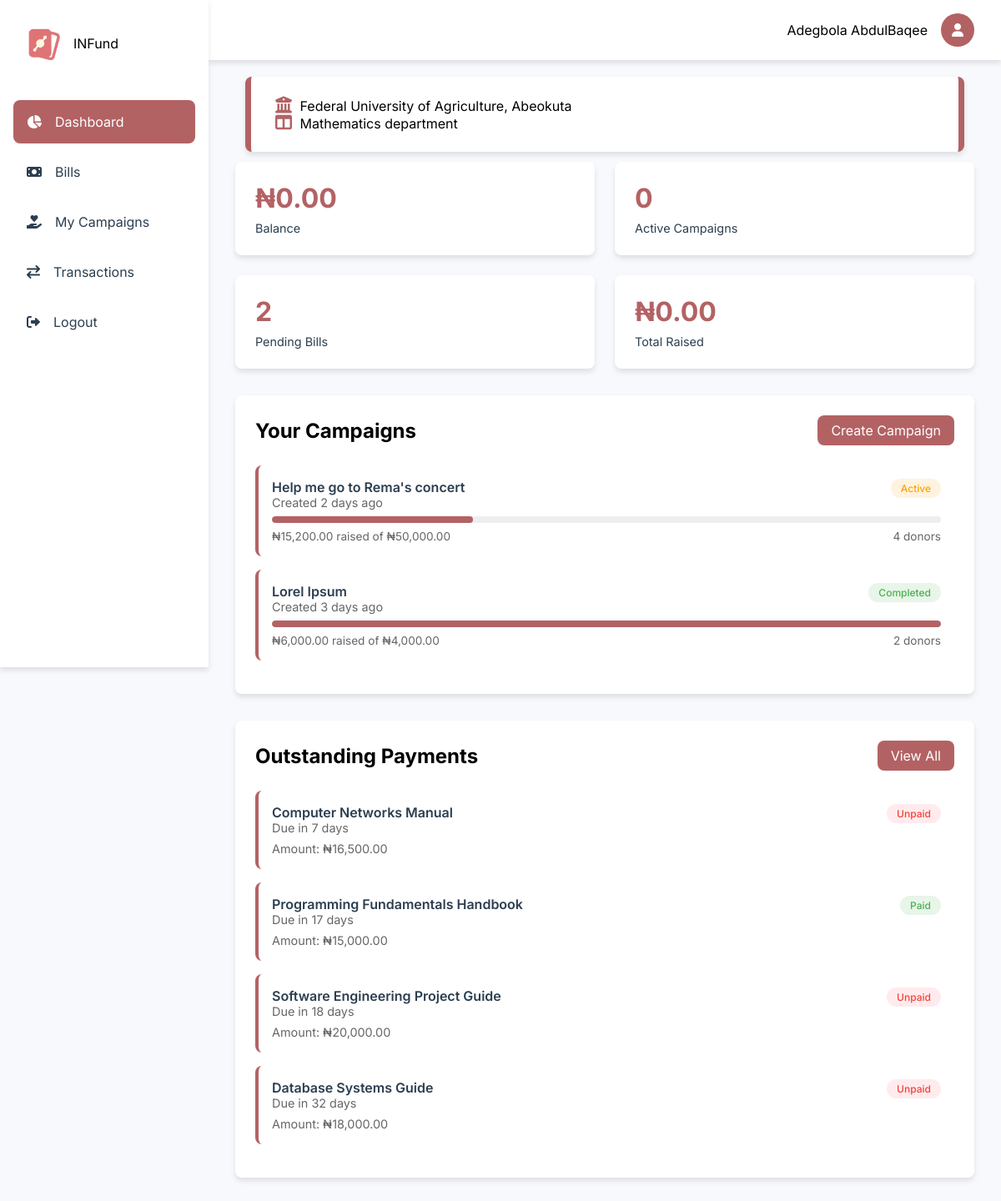
Screenshot of /dashboard/overview (signed in) with the database file from the repository.
### tables this page shows
CREATE TABLE `users` (
  `id` int(11) NOT NULL,
  `fullname` varchar(1000) NOT NULL,
  `email` varchar(200) DEFAULT NULL,
  `balance` decimal(15,2) NOT NULL DEFAULT 0.00,
  `username` varchar(30) NOT NULL,
  `phone` varchar(30) DEFAULT NULL,
  `dob` varchar(200) DEFAULT NULL,
  `country` varchar(200) DEFAULT NULL,
  `state` varchar(1000) DEFAULT NULL,
  `university` varchar(1000) DEFAULT NULL,
  `faculty` varchar(1000) DEFAULT NULL,
  `department` varchar(1000) DEFAULT NULL,
  `matric_no` varchar(1000) NOT NULL,
  `password` varchar(1000) DEFAULT NULL,
  `level` varchar(200) NOT NULL DEFAULT '100',
  `bank_id` varchar(200) DEFAULT NULL,
  `bank_account_name` varchar(200) DEFAULT NULL,
  `account_number` int(30) DEFAULT NULL,
  `created_at` varchar(1000) DEFAULT current_timestamp(),
  `last_login` varchar(1000) DEFAULT current_timestamp(),
  `gender` varchar(1000) DEFAULT NULL
);

CREATE TABLE `universities` (
  `id` bigint(20) UNSIGNED NOT NULL,
  `abbreviation` varchar(10) NOT NULL,
  `name` varchar(255) NOT NULL,
  `type` enum('Federal','State','Uniformed','Private') NOT NULL,
  `country` varchar(50) DEFAULT 'Nigeria'
);

CREATE TABLE `campaigns` (
  `id` int(11) NOT NULL,
  `title` varchar(255) NOT NULL,
  `description` text NOT NULL,
  `impact` text DEFAULT NULL,
  `importance` text DEFAULT NULL,
  `uid` int(11) NOT NULL,
  `goal_amount` decimal(15,2) NOT NULL,
  `amount_raised` decimal(15,2) DEFAULT 0.00,
  `start_date` date NOT NULL,
  `end_date` date NOT NULL,
  `status` enum('active','completed','cancelled') DEFAULT 'active',
  `created_at` timestamp NOT NULL DEFAULT current_timestamp(),
  `updated_at` timestamp NOT NULL DEFAULT current_timestamp() ON UPDATE current_timestamp(),
  `image1` varchar(1000) NOT NULL,
  `image2` varchar(1000) DEFAULT NULL,
  `image3` varchar(1000) DEFAULT NULL,
  `image4` varchar(1000) DEFAULT NULL
);

CREATE TABLE `bills` (
  `id` int(11) NOT NULL,
  `creator_id` int(11) NOT NULL,
  `name` varchar(255) NOT NULL,
  `university` varchar(255) NOT NULL,
  `faculty` varchar(255) NOT NULL,
  `department` varchar(1000) NOT NULL,
  `level` varchar(255) NOT NULL,
  `matric_no` varchar(255) NOT NULL,
  `price` decimal(10,2) NOT NULL,
  `start_date` date DEFAULT NULL,
  `end_date` date DEFAULT NULL,
  `created_at` timestamp NOT NULL DEFAULT current_timestamp()
);

CREATE TABLE `payments` (
  `id` int(11) NOT NULL,
  `uid` int(11) NOT NULL,
  `reference_id` varchar(1000) DEFAULT NULL,
  `bill_id` int(11) NOT NULL,
  `student_id` int(11) NOT NULL,
  `total_amount` decimal(10,2) NOT NULL,
  `amount_paid` decimal(10,2) DEFAULT 0.00,
  `status` enum('Unpaid','Partially Paid','Paid') NOT NULL DEFAULT 'Unpaid',
  `last_payment_date` date DEFAULT NULL,
  `created_at` timestamp NOT NULL DEFAULT current_timestamp(),
  `updated_at` timestamp NOT NULL DEFAULT current_timestamp() ON UPDATE current_timestamp()
);

### includes/get_universities.php (called while the page is built, shortened)
<?php
function get_university($abbr)
{
    global $conn;
    $stmt = $conn->prepare("SELECT * FROM universities WHERE abbreviation=?");
    $stmt->bind_param("s", $abbr);
    $stmt->execute();
    $result = $stmt->get_result();
    $university = [];
    while ($row = $result->fetch_assoc()) {
        $university[] = $row;
    }
    return $university;
}

### includes/user/functions.php (the view, shortened to what this page needs)
<?php
function getUserDetails(string $email): array
{
    global $conn;
    if (strpos($email, "@")) {
        $query = "SELECT * FROM users WHERE email = ?";
    } else {
        $query = "SELECT * FROM users WHERE id = ?";
    }
    $stmt = $conn->prepare($query);
    $stmt->bind_param("s", $email);
    $stmt->execute();
    $result = $stmt->get_result();
    $data = $result->fetch_assoc();
    return $data;
}
function getCampaignsByUserId($user_id)
{
    global $conn;
    $sql = "SELECT c.*,
            (SELECT COUNT(*) FROM donations WHERE campaign_id = c.id) as donor_count,
            (SELECT SUM(amount) FROM donations WHERE campaign_id = c.id) as total_donations
            FROM campaigns c
            WHERE c.uid = ?
            ORDER BY c.created_at DESC";
    $stmt = $conn->prepare($sql);
    $stmt->bind_param("i", $user_id);
    $stmt->execute();
    $result = $stmt->get_result();
    return $result;
}
function displayCampaignSection($campaigns)
{
    $output = '';
    if ($campaigns->num_rows > 0) {
        while ($campaign = $campaigns->fetch_assoc()) {
            $progress = ($campaign['amount_raised'] / $campaign['goal_amount']) * 100;
            $progress = min(100, $progress);
            $created_date = new DateTime($campaign['created_at']);
            $now = new DateTime();
            $interval = $created_date->diff($now);
            $time_ago = formatTimeAgo($interval);
            $badge_class = ($campaign['status'] === 'completed') ? 'badge-success' : 'badge-warning';
            $status_text = ucfirst($campaign['status']);
            $output .= sprintf(
                '
                <div class="campaign-card" onclick="window.location.href=\'campaign?id=%d\'">
                    <div class="campaign-header">
                        <div>
                            <div class="campaign-title">%s</div>
                            <div class="campaign-meta">Created %s</div>
                        </div>
                        <span class="badge %s">%s</span>
                    </div>
                    <div class="progress-bar">
                        <div class="progress-fill" style="width: %d%%"></div>
                    </div>
                    <div class="campaign-stats">
                        <span>₦%s raised of ₦%s</span>
                        <span>%d donors</span>
                    </div>
                </div>',
                $campaign['id'],
                htmlspecialchars($campaign['title']),
                $time_ago,
                $badge_class,
                $status_text,
                $progress,
                number_format($campaign['amount_raised'], 2),
                number_format($campaign['goal_amount'], 2),
                $campaign['donor_count']
            );
        }
    }
    return $output;
}
function formatTimeAgo($interval)
{
    if ($interval->d >= 1) return $interval->d . ' day' . ($interval->d > 1 ? 's' : '') . ' ago';
    return 'just now';
}
function getCampaignStats($campaigns)
{
    $stats = [
        'total_raised' => 0,
        'active_campaigns' => 0
    ];
    if ($row = $campaigns->fetch_assoc()) {
        $stats['total_raised'] = $row['total_raised'] ?? 0;
        $stats['active_campaigns'] = $row['active_campaigns'] ?? 0;
    }
    return $stats;
}
?>

### includes/user/nav.php (shortened to what this page needs)
<?php
include '../config/config.php';
include '../includes/user/functions.php';
$my_details = getUserDetails($_SESSION["user_id"]);
?>
<!DOCTYPE html>
<html lang="en">
<head>
    <link href="https://cdnjs.cloudflare.com/ajax/libs/toastr.js/latest/css/toastr.min.css" rel="stylesheet" />
    <link rel="stylesheet" href="https://cdnjs.cloudflare.com/ajax/libs/font-awesome/6.0.0/css/all.min.css">
    <link rel="stylesheet" href="../assets/css/user/nav.css">
</head>
<body>
    <div class="container">
        <nav class="sidenav">
            <div class="logo">
                <img src="../assets/images/static/logo.png" alt="Logo">
                <span>INFund</span>
            </div>
            <ul class="nav-links">
                <li class="nav-item">
                    <a href="./overview" class="nav-link <?= isset($page) && $page == 'Overview' ? 'active' : ''; ?>">
                        <i class="fas fa-chart-pie"></i>
                        <span>Dashboard</span>
                    </a>
                </li>
                <li class="nav-item">
                    <a href="./bills" class="nav-link <?= isset($page) && $page == 'Bills' ? 'active' : ''; ?>">
                        <i class="fas fa-money-bill"></i>
                        <span>Bills</span>
                    </a>
                </li>
                <li class="nav-item">
                    <a href="./campaigns" class="nav-link <?= isset($page) && $page == 'Campaigns' ? 'active' : ''; ?>">
                        <i class="fas fa-hand-holding-heart"></i>
                        <span>My Campaigns</span>
                    </a>
                </li>
                <li class="nav-item">
                    <a href="./transactions" class="nav-link <?= isset($page) && $page == 'Transactions' ? 'active' : ''; ?>">
                        <i class="fas fa-exchange"></i>
                        <span>Transactions</span>
                    </a>
                </li>
                <li class="nav-item">
                    <a href="./logout" class="nav-link ">
                        <i class="fas fa-sign-out-alt"></i>
                        <span>Logout</span>
                    </a>
                </li>
            </ul>
        </nav>
        <div class="topnav">
            <div class="user-profile">
                <span><?php echo $my_details['fullname']; ?></span>
                <a href="./profile">
                    <div class="avatar">
                        <i class="fas fa-user"></i>
                    </div>
                </a>
            </div>
        </div>

### dashboard/overview.php (shortened to what this page needs)
<?php
$page = "Overview";
include '../config/config.php';
include '../includes/get_universities.php';
include '../includes/user/get_bills.php';
include '../includes/user/nav.php';
$university = get_university($my_details['university']);
$campaigns = getCampaignsByUserId($_SESSION['user_id']);
$campaign_stats = getCampaignStats($campaigns);
?>
<main class="main-content">
    <div class="server-details">
        <i class="fas fa-university"></i> <?php
                                            if (!empty($university)) {
                                                $university_name = $university[0]['name'];
                                                echo $university_name;
                                            } else {
                                                echo "No university found with the abbreviation: " . $abbreviation;
                                            } ?>
        <br>
        <i class="fas fa-columns"></i> <?php echo $my_details['department']; ?> department
    </div>
    <div class="cards-grid">
        <div class="card">
            <h2>₦<?php echo $my_details['balance']; ?></h2>
            <p>Balance </p>
        </div>
        <div class="card">
            <h2><?php echo $campaign_stats['active_campaigns']; ?></h2>
            <p>Active Campaigns</p>
        </div>
        <div class="card">
            <h2>2</h2>
            <p>Pending Bills</p>
        </div>
        <div class="card">
            <h2>₦<?php echo number_format($campaign_stats['total_raised'], 2); ?></h2>
            <p>Total Raised</p>
        </div>
    </div>
    <div class="campaigns-grid">
        <section class="feed-section">
            <div class="section-header">
                <h2>Your Campaigns</h2>
                <a href="./create" class="view-all">Create Campaign</a>
            </div>
            <?php echo displayCampaignSection($campaigns); ?>
        </section>
        <section class="feed-section">
            <div class="section-header">
                <h2>Outstanding Payments</h2>
                <a href="bills.php" class="view-all">View All</a>
            </div>
            <?php
            $bills = getBillsByDepartment($my_details['department'], $_SESSION['user_id']);
            echo displayBillsSection($bills);
            ?>
        </section>
    </div>
</main>
<?php
include '../includes/user/footer.php';
?>

### includes/user/get_bills.php (shortened to what this page needs)
<?php
function getBillsByDepartment($department, $user_id)
{
    global $conn;
    $query = "SELECT b.*,
              p.amount_paid,
              p.status as payment_status,
              p.last_payment_date,
              DATEDIFF(b.end_date, CURRENT_DATE()) as days_remaining
              FROM bills b
              LEFT JOIN payments p ON b.id = p.bill_id AND p.student_id = ?
              WHERE b.department = ?
              AND b.end_date >= CURRENT_DATE()
              ORDER BY b.end_date ASC";
    $stmt = $conn->prepare($query);
    $stmt->bind_param("is", $user_id, $department);
    $stmt->execute();
    $result = $stmt->get_result();
    return $result->fetch_all(MYSQLI_ASSOC);
}
function displayBillsSection($bills)
{
    $output = '';
    foreach ($bills as $bill) {
        $badge_class = 'badge-danger';
        $status = 'Unpaid';
        $amount_display = '₦' . number_format($bill['price'], 2);
        if (isset($bill['payment_status'])) {
            switch ($bill['payment_status']) {
                case 'Paid':
                    $badge_class = 'badge-success';
                    $status = 'Paid';
                    break;
            }
        }
        $output .= sprintf(
            '
            <div class="campaign-card">
                <a href="bill.php?id=%d" class="campaign-header">
                    <div>
                        <div class="campaign-title">%s</div>
                        <div class="campaign-meta">Due in %d days</div>
                    </div>
                    <span class="badge %s">%s</span>
                </a>
                <div class="campaign-meta">
                    Amount: %s
                </div>
            </div>
        ',
            $bill['id'],
            htmlspecialchars($bill['name']),
            $bill['days_remaining'],
            $badge_class,
            $status,
            $amount_display
        );
    }
    return $output;
}

### rows the page displays
users: fullname "Adegbola AbdulBaqee", department "Mathematics", balance "0.00"
universities: name "Federal University of Agriculture, Abeokuta"
campaigns: title "Help me go to Rema's concert", created_at "2 days ago", status "Active", amount_raised "15,200.00", goal_amount "50,000.00", donor_count "4"
campaigns: title "Lorel Ipsum", created_at "3 days ago", status "Completed", amount_raised "6,000.00", goal_amount "4,000.00", donor_count "2"
bills: name "Computer Networks Manual", days_remaining "7", status "Unpaid", price "₦16,500.00"
payments: bill.name "Programming Fundamentals Handbook", days_remaining "17", status "Paid", bill.price "₦15,000.00"
bills: name "Software Engineering Project Guide", days_remaining "18", status "Unpaid", price "₦20,000.00"
payments: bill.name "Database Systems Guide", days_remaining "32", status "Unpaid", bill.price "₦18,000.00"

### other values shown
$campaign_stats['active_campaigns'] "0"
$campaign_stats['total_raised'] "0.00"
